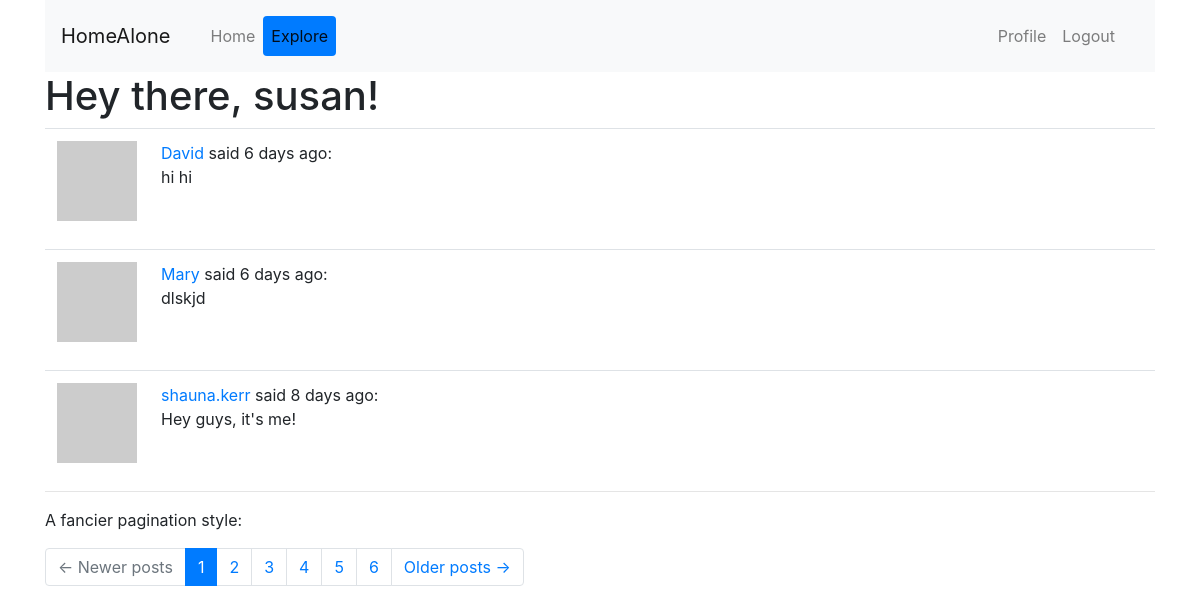
The page /explore (signed in) on the database as committed earlier.
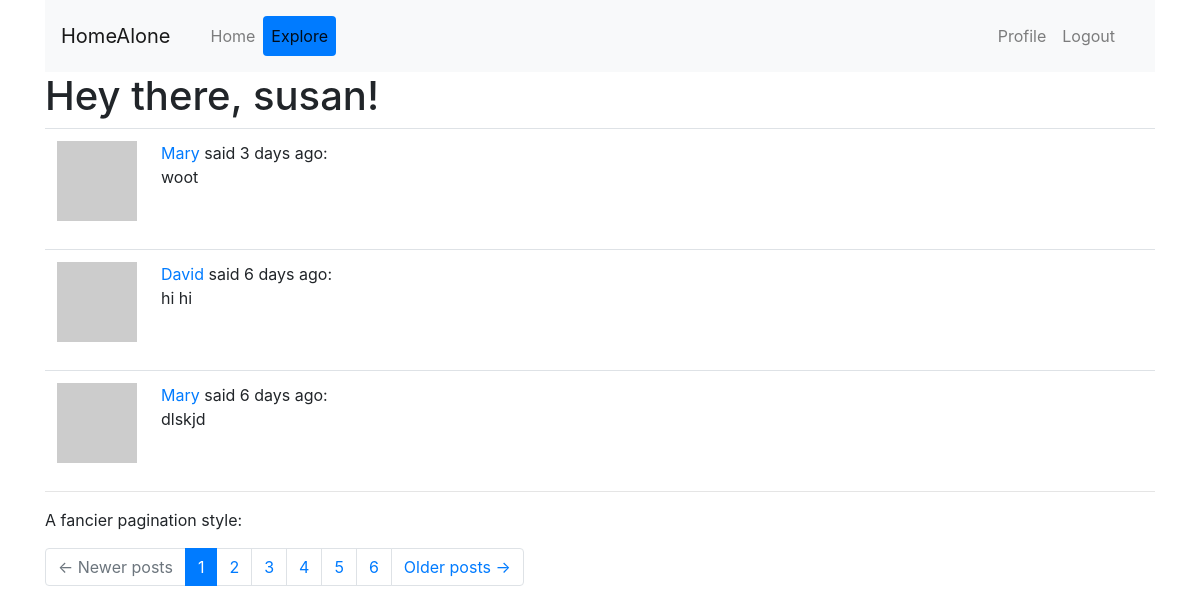
The same page on the database as committed later.
### app/models.py (models this page shows, shortened)
class User(UserMixin, db.Model):
	id = db.Column(db.Integer, primary_key=True)
	username = db.Column(db.String(64), index=True, unique=True)
	email = db.Column(db.String(120), index=True, unique=True)
	password_hash = db.Column(db.String(128))
	posts = db.relationship('Post', backref='author', lazy='dynamic')
	about_me = db.Column(db.String(140))
	last_seen = db.Column(db.DateTime, default=datetime.utcnow)
	followed = db.relationship(
		'User', # right side of relationship (users)
		secondary=followers, # left side of relationship (followers)
		primaryjoin=(followers.c.follower_id == id), # condition that links the left with the association table
		secondaryjoin=(followers.c.followed_id == id), # condition that links the right with the association table
		backref=db.backref('followers', lazy='dynamic'), # how this relationship will be accessed from the right side (from the left, the relationship is named `followed`)
		lazy='dynamic')
	def avatar(self, size):
		digest = md5(self.email.lower().encode('utf-8')).hexdigest()
		return 'https://www.gravatar.com/avatar/{}?d=identicon&s={}'.format(digest, size)

class Post(db.Model):
	id = db.Column(db.Integer, primary_key=True)
	body = db.Column(db.String(140))
	timestamp = db.Column(db.DateTime, index=True, default=datetime.utcnow)
	user_id = db.Column(db.Integer, db.ForeignKey('user.id'))

### app/routes.py (the view)
@app.route('/explore')
@login_required
def explore():
	page = request.args.get('page', 1, type=int)
	pages = Post.query.order_by(Post.timestamp.desc()).paginate(
		page, app.config['POSTS_PER_PAGE'], False)
	posts = pages.items
	next_url = url_for('explore', page=pages.next_num) \
		if pages.has_next else None
	prev_url = url_for('explore', page=pages.prev_num) \
		if pages.has_prev else None
	return render_template('index.html', title="Explore", pages=pages, posts=posts,
						    next_url=next_url, prev_url=prev_url)

### app/models.py (called while the page is built)
@login.user_loader
def load_user(id):
	return User.query.get(int(id))

### app/routes.py (called while the page is built)
@app.before_request
def before_request():
	if current_user.is_authenticated:
		current_user.last_seen = datetime.utcnow()
		db.session.commit()

### app/templates/index.html (shortened to what this page needs)
{% extends "base.html" %}
{% from 'bootstrap/form.html' import render_form as rf %}
{% from 'bootstrap/pagination.html' import render_pagination as pagination %}
{% block app_content %}
  <h1>Hey there, {{ current_user.username }}!</h1>
  {% for post in posts %}
  	{% include '_post.html' %}
  {% endfor %}
  <hr>
  <p>A fancier pagination style:</p>
  {{ pagination(
      pages,
      prev=('<span aria-hidden="true">&larr;</span> Newer posts')|safe,
      next=("Older posts <span aria-hidden='true'>&rarr;</span>")|safe
  ) }}
{% endblock %}

### app/templates/base.html (shortened to what this page needs)
{% extends 'bs-f_base.html' %}
{% from 'bootstrap/nav.html' import render_nav_item as rni %}
  {% block navbar %}
  <div class='container'>
    <nav class='navbar navbar-expand-sm navbar-light bg-light'>
      <a class="navbar-brand" href='/index'>HomeAlone</a>
      <div class='collapse navbar navbar-collapse d-flex justify-content-between' id='bs-example-navbar-collapse-1'>
        <ul class='navbar-nav nav-pills'>
          {{ rni('index', 'Home', use_li=True) }}
          {{ rni('explore', 'Explore', use_li=True) }}
        </ul>
        <ul class='navbar-nav nav-pills'>
          {% if current_user.is_anonymous %}
            {{ rni('login', 'Login', use_li=True) }}
          {% else %}
            {{ rni('user', 'Profile', username=current_user.username) }}
            {{ rni('logout', 'Logout', use_li=True) }}
          {% endif %}
        </ul>
      </div>
    </nav>
  </div>
  {% endblock navbar %}
  {% block content %}
    <div class='container'>
      {% block app_content %}{% endblock %}
    </div>
  {% endblock content %}

### app/templates/bs-f_base.html (shortened to what this page needs)
<!doctype html>
<html lang='en'>
  <head>
    {% block head %}
      {% block styles %}{{ bootstrap.load_css() }}{% endblock %}
    {% endblock head %}
  </head>
  <body>
  {% block navbar %}{% endblock %}
  {% block content %}{% endblock %}
</body>
</html>

### app/templates/_post.html
 <table class='table table-hover'>
 	<tr>
 		<td width='70px'>
 			<a href="{{ url_for('user', username=post.author.username) }}">
	 			<img src="{{ post.author.avatar(70) }}" />
	 		</a>
	 	</td>
 		<td>
 			<a href="{{ url_for('user', username=post.author.username) }}">
 				{{ post.author.username }}
 			</a>
 			said {{ moment(post.timestamp).fromNow() }}:
 			<br>
 			{{ post.body }}
 		</td>
 	</tr>
 </table>

Rows that differ between the two databases and show on the page:
no longer on this page (row unchanged): Post: author.username "shauna.kerr", timestamp "8 days ago", body "Hey guys, it's me!"
added Post: author.username "Mary", timestamp "3 days ago", body "woot"
